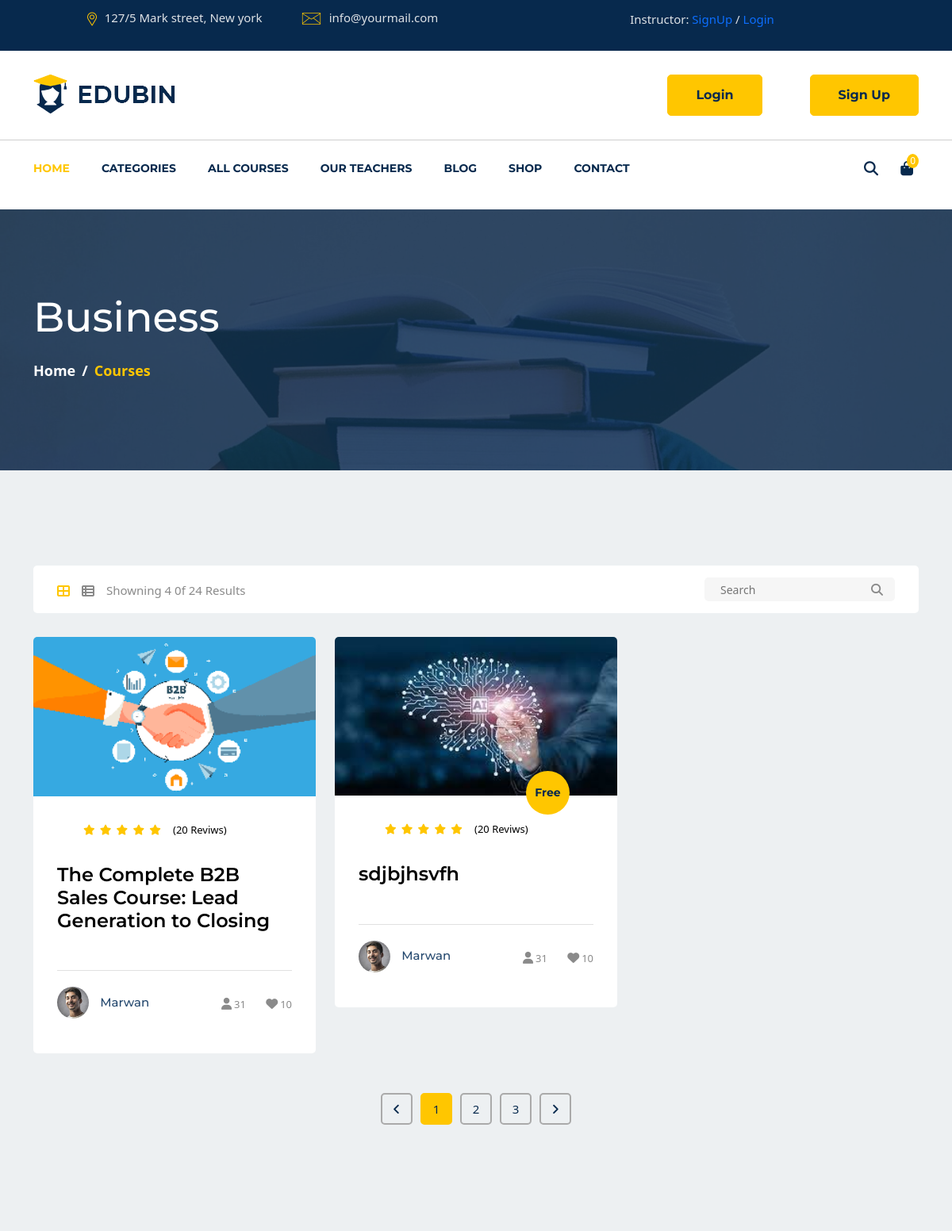
The app's page /category-detail/categorybusiness2/ (upper part), older data.
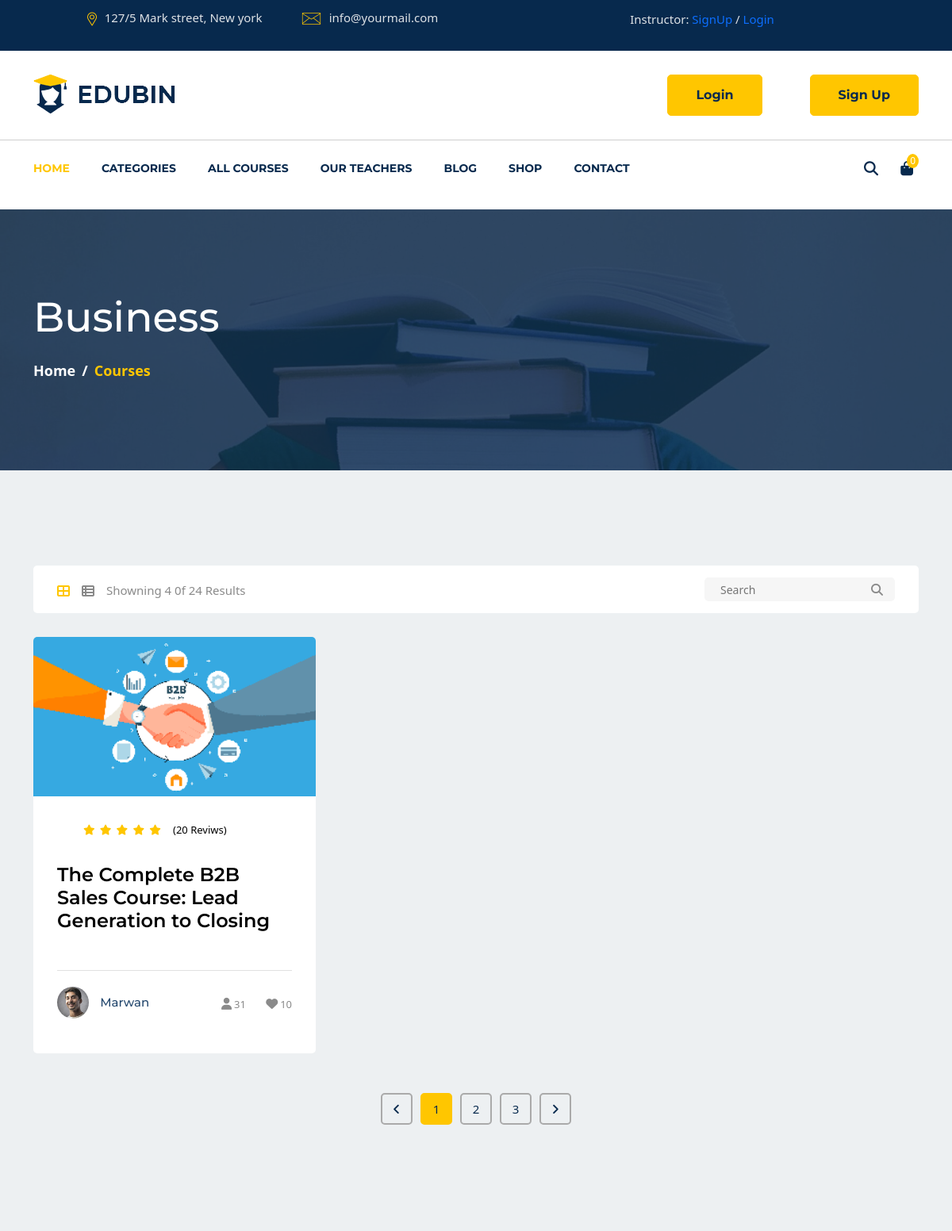
The same page, newer data.
### lms_main/models.py (models this page shows, shortened)
class Category(models.Model):
    name = models.CharField(max_length=80)
    icon = models.ImageField(null=True, blank=True,
                             upload_to='icons/category/')
    slug = models.SlugField(unique=True, null=True,
                            blank=True, max_length=300)
    def __str__(self):
        return f"Category {self.name}"

class Course(models.Model):
    STATUS = (
        ('PUBLISH', 'PUBLISH'),
        ('DRAFT', 'DRAFT'),
    )
    title = models.CharField(max_length=300)
    description = models.TextField()
    created_at = models.DateField(auto_now_add=True)
    featured_image = models.ImageField(
        upload_to='course/featured_images/', null=True, blank=True)
    price = models.IntegerField(
        null=True, default=0, blank=True)
    discount = models.IntegerField(null=True, blank=True)
    slug = models.SlugField(unique=True, null=True,
                            blank=True, max_length=300)
    status = models.CharField(choices=STATUS, max_length=100, null=True)
    author = models.ForeignKey(user_model.Instructor, on_delete=models.CASCADE)
    category = models.ForeignKey(
        lms_main_model.Category, on_delete=models.CASCADE)
    level = models.ForeignKey(lms_main_model.Level, on_delete=models.CASCADE)

### user/models.py (models this page shows, shortened)
class Instructor(models.Model):
    instructor = models.OneToOneField(
        User, on_delete=models.CASCADE, primary_key=True)
    profile_image = models.ImageField(
        null=True, blank=True, upload_to="profile_pictures/instructor/")
    about_me = models.TextField(null=True, blank=True)
    designation = models.CharField(null=True, blank=True, max_length=100)

class User(AbstractUser):
    username = models.CharField(_("Username"), max_length=150)
    email = models.EmailField(_("email address"), unique=True)
    USERNAME_FIELD = "email"
    REQUIRED_FIELDS = []
    objects = CustomUserManager()

### lms_main/views.py (the view)
def category_detail(request, slug):
    print(slug)
    category_obj = models.Category.objects.filter(slug=slug).first()
    print(category_obj)
    categories = models.Category.objects.all()
    category_courses = models.Course.objects.filter(
        status='PUBLISH', category_id=category_obj.id).all()
    context = {
        'categories': categories,
        'category_courses': category_courses,
        'category_obj': category_obj,
    }
    return render(request, 'lms_main/category_detail.html', context)

### lms_main/templates/lms_main/category_detail.html (shortened to what this page needs)
{% extends 'lms_main/base.html' %}
{% load static %}
{% block navbar %}
{% include 'lms_main/components/navbar.html' %}
{% endblock %}
{% block main %}
<section id="page-banner" class="pt-105 pb-110 bg_cover" data-overlay="8"
    style="background-image: url('{% static 'images/page-banner-2.jpg' %}');">
    <div class="container">
        <div class="row">
            <div class="col-lg-12">
                <div class="page-banner-cont">
                    <h2>{{ category_obj.name|title}}</h2>
                    <nav aria-label="breadcrumb">
                        <ol class="breadcrumb">
                            <li class="breadcrumb-item"><a href="#">Home</a></li>
                            <li class="breadcrumb-item active" aria-current="page">Courses</li>
                        </ol>
                    </nav>
                </div>
            </div>
        </div>
    </div>
</section>
<section id="courses-part" class="pt-120 pb-120 gray-bg">
    <div class="container">
        <div class="row">
            <div class="col-lg-12">
                <div class="courses-top-search">
                    <ul class="nav float-left" id="myTab" role="tablist">
                        <li class="nav-item">
                            <a class="active" id="courses-grid-tab" data-toggle="tab" href="#courses-grid" role="tab"
                                aria-controls="courses-grid" aria-selected="true"><i class="fa fa-th-large"></i></a>
                        </li>
                        <li class="nav-item">
                            <a id="courses-list-tab" data-toggle="tab" href="#courses-list" role="tab"
                                aria-controls="courses-list" aria-selected="false"><i class="fa fa-th-list"></i></a>
                        </li>
                        <li class="nav-item">Showning 4 0f 24 Results</li>
                    </ul>
                    <div class="courses-search float-right">
                        <form action="{% url 'lms_main:search' %}" method="GET">
                            <input type="text" placeholder="Search" name="query" id="query">
                            <button type="submit"><i class="fa fa-search"></i></button>
                        </form>
                    </div>
                </div>
            </div>
        </div>
        <div class="tab-content" id="myTabContent">
            <div class="tab-pane fade show active" id="courses-grid" role="tabpanel" aria-labelledby="courses-grid-tab">
                <div class="row">
                    {% for course in category_courses %}
                    <div class="col-lg-4 col-md-6">
                        <div class="singel-course mt-30">
                            <div class="thum">
                                <div class="image">
                                    {% if course.featured_image %}
                                    <img src="{{ course.featured_image.url }}" alt="Course">
                                    {% endif %}
                                </div>
                                {% if course.price == 0 %}
                                <div class="price">
                                    <span>Free</span>
                                </div>
                                {% endif %}
                            </div>
                            <div class="cont">
                                <ul>
                                    <li><i class="fa fa-star"></i></li>
                                    <li><i class="fa fa-star"></i></li>
                                    <li><i class="fa fa-star"></i></li>
                                    <li><i class="fa fa-star"></i></li>
                                    <li><i class="fa fa-star"></i></li>
                                </ul>
                                <span>(20 Reviws)</span>
                                <a href="{% url 'lms_main:single-course' course.slug %}">
                                    <h4>{{ course.title }}</h4>
                                </a>
                                <div class="course-teacher">
                                    <div class="thum">
                                        <a href="#">
                                            {% if course.author.profile_image %}
                                            <img src="{{ course.author.profile_image.url }}" alt="teacher">
                                            {% else %}
                                            <img src="{% static 'images/profile/user.png' %}" alt="teacher">
                                        {% endif %}
                                    </a>
                                    </div>
                                    <div class="name">
                                        <a href="#">
                                            <h6>{{ course.author.instructor.first_name }}</h6>
                                        </a>
                                    </div>
                                    <div class="admin">
                                        <ul>
                                            <li><a href="#"><i class="fa fa-user"></i><span>31</span></a></li>
                                            <li><a href="#"><i class="fa fa-heart"></i><span>10</span></a></li>
                                        </ul>
                                    </div>
                                </div>
                            </div>
                        </div>
                    </div>
                    {% endfor %}
                </div>
            </div>
        </div>
        <div class="row">
            <div class="col-lg-12">
                <nav class="courses-pagination mt-50">
                    <ul class="pagination justify-content-center">
                        <li class="page-item">
                            <a href="#" aria-label="Previous">
                                <i class="fa fa-angle-left"></i>
                            </a>
                        </li>
                        <li class="page-item"><a class="active" href="#">1</a></li>
                        <li class="page-item"><a href="#">2</a></li>
                        <li class="page-item"><a href="#">3</a></li>
                        <li class="page-item">
                            <a href="#" aria-label="Next">
                                <i class="fa fa-angle-right"></i>
                            </a>
                        </li>
                    </ul>
                </nav>
            </div>
        </div>
    </div>
</section>
{% endblock %}

Row changes from the older to the newer data that the page shows:
removed Course: featured_image (picture), price "Free", title "sdjbjhsvfh", author.profile_image (picture), author.instructor.first_name "Marwan"
